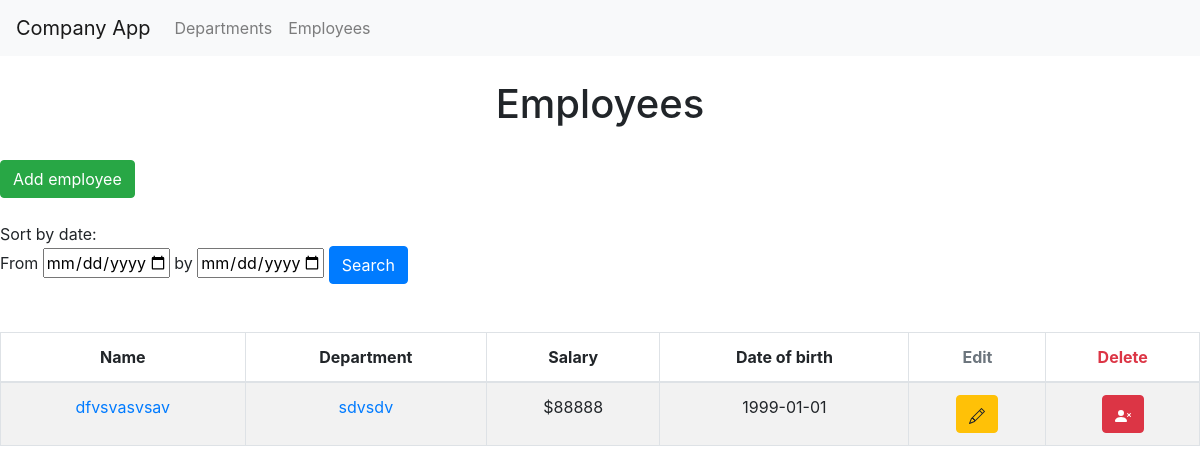
Page /employees on the earlier database version.
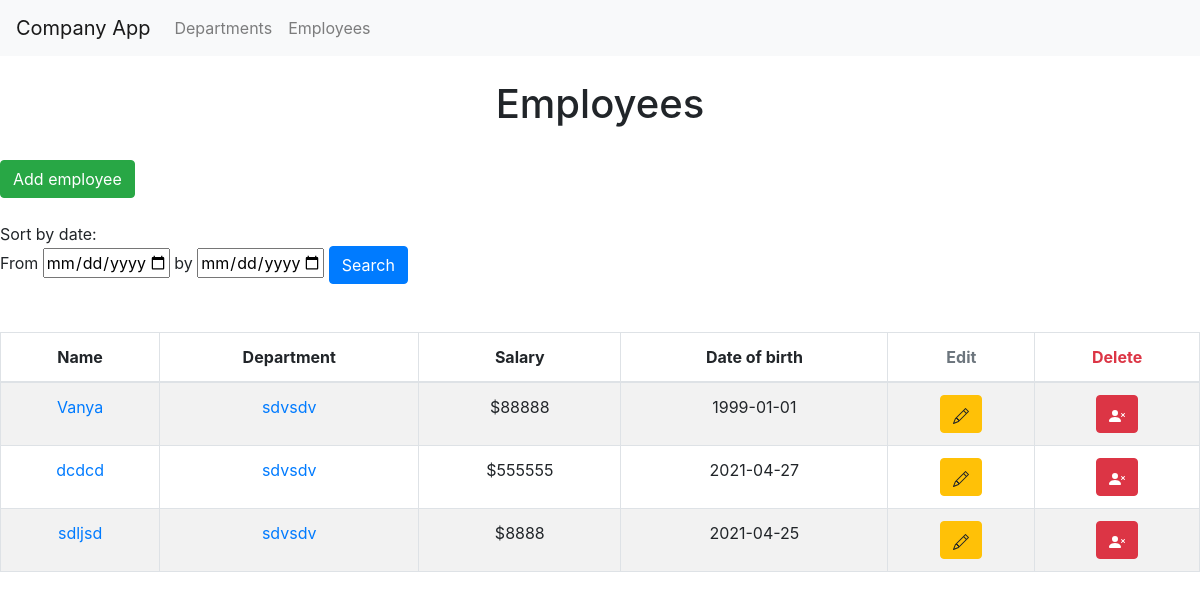
Same page on the later database version.
### app/models/models.py (models this page shows)
class EmployeeModel(db.Model):
    __tablename__ = 'employee'
    id = db.Column(db.Integer, primary_key=True)
    related_department_id = db.Column(db.Integer, db.ForeignKey('department.id'))
    name = db.Column(db.String(40))
    date_of_birth = db.Column(db.String)
    salary = db.Column(db.DECIMAL(asdecimal=False, precision=0, decimal_return_scale=0))

class DepartmentModel(db.Model):
    __tablename__ = 'department'
    id = db.Column(db.Integer, primary_key=True)
    name = db.Column(db.String(25), unique=True)
    employees = db.relationship('EmployeeModel', backref='department', lazy='dynamic')

### app/views/view.py (the view, shortened to what this page needs)
@app.route('/employees', methods=['GET', 'POST'])
def employees_page():
    employees = EmployeeModel.query.all()
    today = date.today()
    return render_template('employees.html', employees=employees, today=today)

### app/templates/employees.html (shortened to what this page needs)
{% extends 'home.html' %}
{% block content %}
    <br>
    <h1 class="text-center">Employees</h1>
    <br>
    <a href="{{ url_for('add_employee') }}" class="btn btn-success" class="text-right" id="add employee">Add
        employee</a>
    <br>
    <br>
    Sort by date:
    <div class="text-left">
        <form action="/employees" method="POST">
            <label>From</label> <input type="date" id="date_from" name="date_from" value="{{ date_from }}"
                                       max="{{ today }}">
            <label>by</label> <input type="date" id="date_by" name="date_by" value="{{ date_by }}" max="{{ today }}">
            <input id="submit" type="submit" class="btn btn-primary" value="Search">
        </form>
    </div>
    <br>
    <br>
    {% if employees %}
        <div class="text-center">
            <table class="table table-striped table-bordered table-hover">
                <thead>
                <tr>
                    <th scope="col">Name</th>
                    <th scope="col">Department</th>
                    <th scope="col">Salary</th>
                    <th scope="col">Date of birth</th>
                    <th scope="col" class="text-secondary">Edit</th>
                    <th scope="col" class="text-danger">Delete</th>
                </tr>
                </thead>
                <tbody>
                {% for employee in employees %}
                    <tr>
                        <td><a name="{{ employee.name }}"
                               href="{{ url_for('employee_page', employee_id=employee.id) }}">{{ employee.name }}</a>
                        </td>
                        <td><a{% if employee.department.id %}
                            href="{{ url_for('department_page', department_id=employee.department.id) }}{% endif %}">
                            {% if employee.department.name %}
                                {{ employee.department.name }}
                            {% else %}
                                No department
                            {% endif %}
                        </a></td>
                        <td> ${{ employee.salary|round }}</td>
                        <td> {{ employee.date_of_birth }}</td>
                        <td id="edit {{ employee.name }}" class="text-secondary"><a
                                href="{{ url_for('edit_employee', employee_id=employee.id) }}" class="btn btn-warning">
                        </a>
                        </td>
                        <td>
                            <a id="delete {{ employee.name }}"
                               href="{{ url_for('delete_employee', employee_id=employee.id) }}" class="btn btn-danger"
                               role="button"
                               onclick="return confirm('Are You sure You want to delete {{ employee.name }} employee from {{ employee.department.name }} department?')">
                            </a>
                        </td>
                    </tr>
                {% endfor %}
                </tbody>
            </table>
        </div>
    {% endif %}
{% endblock %}

### app/templates/home.html (shortened to what this page needs)
<!DOCTYPE html>
<html lang="en">
<head>
    <link rel="stylesheet" href="https://cdn.jsdelivr.net/npm/bootstrap@4.5.3/dist/css/bootstrap.min.css">
</head>
<body>
<nav class="navbar navbar-expand-lg navbar-light bg-light">
  <a class="navbar-brand" href="{{ url_for('home') }}">Company App</a>
  <div class="collapse navbar-collapse" id="navbarNav">
    <ul class="navbar-nav">
      <li class="nav-item">
        <a class="nav-link" href="{{ url_for('departments_page') }}" id="departments_link">Departments</a>
      </li>
      <li class="nav-item">
        <a class="nav-link" href="{{ url_for('employees_page') }}" id="employees_link">Employees</a>
      </li>
    </ul>
  </div>
</nav>
{% block content %}{% endblock %}
</body>
</html>

Differences in the rows shown:
changed EmployeeModel: name "dfvsvasvsav" → "Vanya"
added EmployeeModel: name "dcdcd", department.name "sdvsdv", salary "555555", date_of_birth "2021-04-27"
added EmployeeModel: name "sdljsd", department.name "sdvsdv", salary "8888", date_of_birth "2021-04-25"
